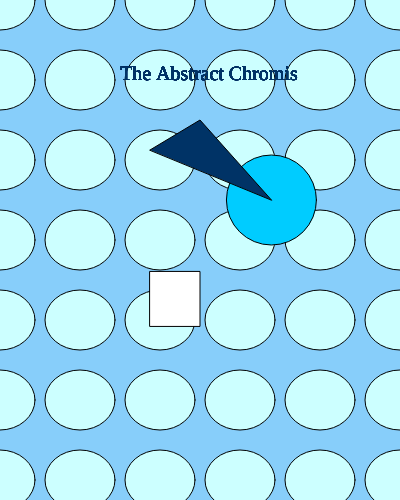
Frame 1 (no input)
Frame 60 (no input): identical to frame 1, image omitted
Frame 120 (the mouse pressed at the canvas centre since frame 60): identical to frame 1, image omitted

The p5.js sketch that drew this single still picture (run headless with seeded random() and noise() and a simulated clock; from frame 60 on, the mouse is pressed at the canvas centre):

// p5.js sketch
// ── sketch.js
/* 
Experiment 1 : Abstract Chromis
Combination of Exercises 1 and 2
Exercise 1 : Shapes with variables
Exercise 2 : Repetition with loops
*/

/* Exercise 1 */
let pos;

function setup() {
  createCanvas(400,500); // x,y
  pos = random(200,300); // Using random(range) to change the position variable every time the sketch runs
}

function draw() {
  background(135,206,250); 


/* 
Exercise 2
Added repeated ellipses and even spacing using calculations
*/
  let spacing = 80; // Change it to 65 to see a different variation
  
  for (let x = 0; x<= width; x += spacing){
    for (let y = 0; y <= height; y += spacing){
      
  /* ellipse : moves vertically (sea bubbles) */
  fill(204, 255, 255);
  ellipse(x, y, 70, 60); // x,y,w,h
  fill(0,51,102); // colour of text
  textSize(20); // size of text
  textFont('Times New Roman') 
  text("The Abstract Chromis", 120, 80); // text,x,y
    }
  }

/* Continuation of exercise 1 */
  /*  circle : moves horizontally (chromis fish) */
  fill(0,204,255); // colour
  circle(pos, 200, 90); // x,y,d
  
  /* rectangle : moves vertically (frozen cube) */
  fill(255, 255, 255); // colour
  rect(150, pos, 50, 55); // x,y,l,w
  
  /* triangle : stretches a corner horizontally (fin) */
  fill(0,51,102); // colour
  triangle(150, 150, 200, 120, pos, 200); //x1, y1, x2, y2, x3, y3
}
